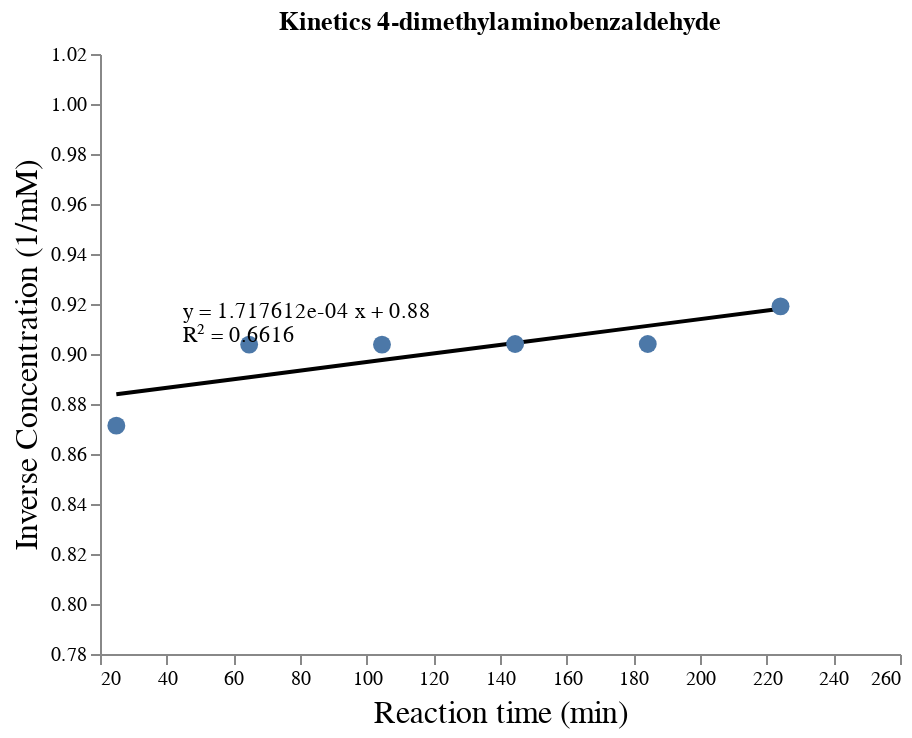

Notebook source saved alongside this figure:
### Code cell
plot_reaction_data(nme2_reaction, "Kinetics 4-dimethylaminobenzaldehyde")

### Figure 1 — Vega-Lite specification as saved in the notebook (floating-point values rounded to 4 significant figures)
{"config": {"view": {"continuousWidth": 400, "continuousHeight": 300, "strokeWidth": 0}, "axis": {"grid": false, "titleFontSize": 16, "titleFontWeight": "normal"}}, "layer": [{"data": {"name": "data-4798288416efe93ccbe2cb16eaced020"}, "mark": {"type": "line", "color": "black"}, "encoding": {"x": {"type": "quantitative", "field": "x", "scale": {"domain": [22.41, 246.6]}}, "y": {"type": "quantitative", "field": "y", "scale": {"domain": [0.7842, 1.011]}}}}, {"data": {"name": "data-447af64a740e5ee23de9b4be6f6dd683"}, "mark": {"type": "circle", "opacity": 1, "size": 80}, "encoding": {"tooltip": [{"type": "quantitative", "field": "x", "title": "Reaction time (min)"}, {"type": "quantitative", "field": "y", "title": "Inverse Concentration (1/mM)"}], "x": {"type": "quantitative", "axis": {"title": "Reaction time (min)"}, "field": "x"}, "y": {"type": "quantitative", "axis": {"title": "Inverse Concentration (1/mM)"}, "field": "y"}}, "selection": {"selector128": {"type": "interval", "bind": "scales", "encodings": ["x", "y"]}}, "title": "Kinetics 4-dimethylaminobenzaldehyde"}, {"data": {"name": "data-72f16fe72e670925e276c96d3cbe7527"}, "mark": {"type": "text", "align": "left", "text": "y = 1.717612e-04 x + 0.88"}, "encoding": {"x": {"type": "quantitative", "field": "x"}, "y": {"type": "quantitative", "field": "y"}}}, {"data": {"name": "data-c1f3362bf91fc772660b1d7270f96f63"}, "mark": {"type": "text", "align": "left", "text": "R² = 0.6616"}, "encoding": {"x": {"type": "quantitative", "field": "x"}, "y": {"type": "quantitative", "field": "y"}}}], "$schema": "https://vega.github.io/schema/vega-lite/v4.8.1.json", "datasets": {"data-4798288416efe93ccbe2cb16eaced020": [{"x": 24.9, "y": 0.8839}, {"x": 64.75, "y": 0.8907}, {"x": 104.6, "y": 0.8976}, {"x": 144.5, "y": 0.9044}, {"x": 184.3, "y": 0.9113}, {"x": 224.2, "y": 0.9181}], "data-447af64a740e5ee23de9b4be6f6dd683": [{"x": 24.9, "y": 0.8713}, {"x": 64.75, "y": 0.9038}, {"x": 104.6, "y": 0.9038}, {"x": 144.5, "y": 0.904}, {"x": 184.3, "y": 0.904}, {"x": 224.2, "y": 0.9191}], "data-72f16fe72e670925e276c96d3cbe7527": [{"x": 44.83, "y": 0.9167}], "data-c1f3362bf91fc772660b1d7270f96f63": [{"x": 44.83, "y": 0.9071}]}}
